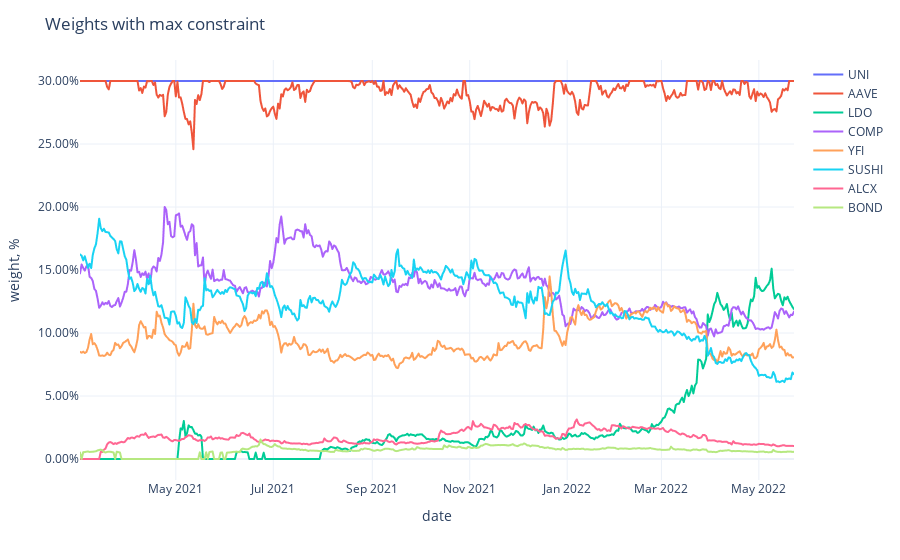

The cell this chart's notebook holds for it:
### Code cell
fig = px.line(adjusted_weights,
              labels={'value': 'weight, %', 'variable': ''})
fig.update_traces(
    hovertemplate="%{y}"
)
fig.update_yaxes(
    tickformat=".2%",
)
fig.update_xaxes(
    showspikes=True,
    spikethickness=2,
    spikedash="dot",
    spikecolor="#999999",
    spikemode="across",
)
fig.update_layout(
    hovermode="x",
    hoverdistance=100,  ## Distance to show hover label of data point
    spikedistance=1000,  ## Distance to show spike
    template='plotly_white',
    title='Weights with max constraint'
)

### Figure 1 — Plotly figure (JSON) as saved in the notebook; plotly's stock layout.template omitted (floating-point values rounded to 4 significant figures; data arrays with more than 128 entries replaced by an {"elided": "..."} marker saying what was removed)
{"data": [{"hovertemplate": "%{y}", "legendgroup": "UNI", "line": {"color": "#636efa", "dash": "solid"}, "marker": {"symbol": "circle"}, "mode": "lines", "name": "UNI", "showlegend": true, "type": "scattergl", "x": {"elided": "448 str values"}, "xaxis": "x", "y": {"elided": "448 float values"}, "yaxis": "y"}, {"hovertemplate": "%{y}", "legendgroup": "AAVE", "line": {"color": "#EF553B", "dash": "solid"}, "marker": {"symbol": "circle"}, "mode": "lines", "name": "AAVE", "showlegend": true, "type": "scattergl", "x": {"elided": "448 str values"}, "xaxis": "x", "y": {"elided": "448 float values"}, "yaxis": "y"}, {"hovertemplate": "%{y}", "legendgroup": "LDO", "line": {"color": "#00cc96", "dash": "solid"}, "marker": {"symbol": "circle"}, "mode": "lines", "name": "LDO", "showlegend": true, "type": "scattergl", "x": {"elided": "448 str values"}, "xaxis": "x", "y": {"elided": "448 float values"}, "yaxis": "y"}, {"hovertemplate": "%{y}", "legendgroup": "COMP", "line": {"color": "#ab63fa", "dash": "solid"}, "marker": {"symbol": "circle"}, "mode": "lines", "name": "COMP", "showlegend": true, "type": "scattergl", "x": {"elided": "448 str values"}, "xaxis": "x", "y": {"elided": "448 float values"}, "yaxis": "y"}, {"hovertemplate": "%{y}", "legendgroup": "YFI", "line": {"color": "#FFA15A", "dash": "solid"}, "marker": {"symbol": "circle"}, "mode": "lines", "name": "YFI", "showlegend": true, "type": "scattergl", "x": {"elided": "448 str values"}, "xaxis": "x", "y": {"elided": "448 float values"}, "yaxis": "y"}, {"hovertemplate": "%{y}", "legendgroup": "SUSHI", "line": {"color": "#19d3f3", "dash": "solid"}, "marker": {"symbol": "circle"}, "mode": "lines", "name": "SUSHI", "showlegend": true, "type": "scattergl", "x": {"elided": "448 str values"}, "xaxis": "x", "y": {"elided": "448 float values"}, "yaxis": "y"}, {"hovertemplate": "%{y}", "legendgroup": "ALCX", "line": {"color": "#FF6692", "dash": "solid"}, "marker": {"symbol": "circle"}, "mode": "lines", "name": "ALCX", "showlegend": true, "type": "scattergl", "x": {"elided": "448 str values"}, "xaxis": "x", "y": {"elided": "448 float values"}, "yaxis": "y"}, {"hovertemplate": "%{y}", "legendgroup": "BOND", "line": {"color": "#B6E880", "dash": "solid"}, "marker": {"symbol": "circle"}, "mode": "lines", "name": "BOND", "showlegend": true, "type": "scattergl", "x": {"elided": "448 str values"}, "xaxis": "x", "y": {"elided": "448 float values"}, "yaxis": "y"}], "layout": {"hoverdistance": 100, "hovermode": "x", "legend": {"title": {"text": ""}, "tracegroupgap": 0}, "margin": {"t": 60}, "spikedistance": 1000, "title": {"text": "Weights with max constraint"}, "xaxis": {"anchor": "y", "domain": [0, 1], "showspikes": true, "spikecolor": "#999999", "spikedash": "dot", "spikemode": "across", "spikethickness": 2, "title": {"text": "date"}}, "yaxis": {"anchor": "x", "domain": [0, 1], "tickformat": ".2%", "title": {"text": "weight, %"}}}}
